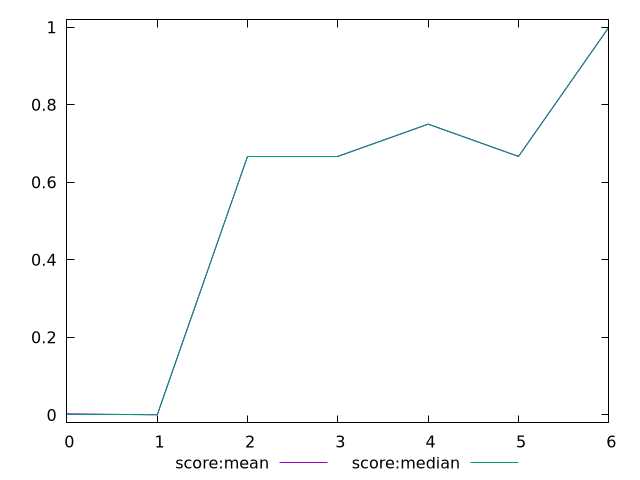

Here is the gnuplot script that generated this plot:
$_scoreMean <<EOF
0.002929411764705882
0
0.6666666666666659
0.6666666666666659
0.75
0.6666666666666659
1
EOF
$_scoreMedian <<EOF
0
0
0.6666666666666666
0.6666666666666666
0.75
0.6666666666666666
1
EOF
set key outside below
set terminal pngcairo
set output "report_00006_2020-11-02T20-21-41.718Z/uses-text-compression/progession_score:mean_score:median.png"
set yrange [-0.02:1.02]
plot $_scoreMean title "score:mean" with line ,$_scoreMedian title "score:median" with line ,
